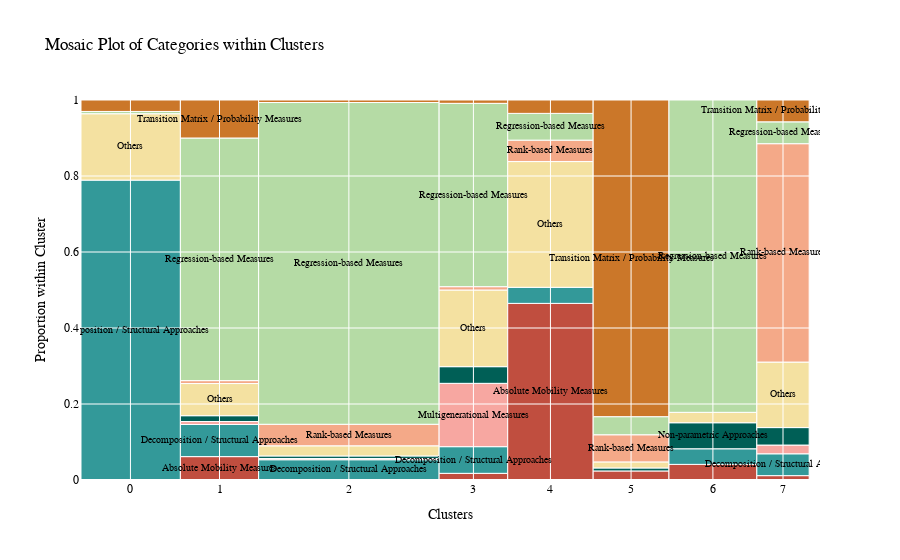

Notebook code cell kept with this figure:
### Code cell
import pandas as pd
import plotly.graph_objects as go

sankey_counts = sankey_long.groupby(['measure_clusters', 'category']).size().reset_index(name='count')
# Normalize within each cluster to get proportions
sankey_counts['proportion'] = sankey_counts.groupby('measure_clusters')['count'].transform(lambda x: x / x.sum())

# Get unique clusters and categories
clusters = sankey_counts['measure_clusters'].unique()
categories = sankey_counts['category'].unique()

import plotly.graph_objects as go
import plotly.colors as pc

# Normalize: Proportions within each cluster
sankey_counts['proportion'] = sankey_counts.groupby('measure_clusters')['count'].transform(lambda x: x / x.sum())

# Compute cluster widths (based on total count per cluster)
cluster_sizes = sankey_counts.groupby('measure_clusters')['count'].sum().reset_index()
cluster_sizes['width'] = cluster_sizes['count'] / cluster_sizes['count'].sum()  # Normalize widths
cluster_width_dict = dict(zip(cluster_sizes['measure_clusters'], cluster_sizes['width']))

# Assign colors (consistent with Sankey diagram)
color_palette = {"Regression‐based Measures": "#B5DBA5",
                 "Rank‐based Measures": "#F4A988",
                 "Transition Matrix / Probability Measures": "#CB7729",
                 "Absolute Mobility Measures": "#C04E3F",
                 "Multigenerational Measures": "#FFC3C2",
                 "Decomposition / Structural Approaches": "#339999",
                 "Non‐parametric Approaches": "#005F56",
                 "Others": "#F4E1A1"}

# if len(sankey_counts['category'].unique()) > len(color_palette):
#     color_palette = pc.qualitative.Dark24
# category_colors = {cat: color_palette[i % len(color_palette)] for i, cat in enumerate(sankey_counts['category'].unique())}

# Initialize plot
fig = go.Figure()

# Track X positions for clusters
x_start = 0

for cluster in cluster_sizes['measure_clusters']:
    cluster_data = sankey_counts[sankey_counts['measure_clusters'] == cluster]
    
    # Set cluster width
    width = cluster_width_dict[cluster]
    
    # Track Y position for categories
    y_start = 0
    for _, row in cluster_data.iterrows():
        proportion = row['proportion']
        category = row['category']
        
        # Define rectangle coordinates
        x_end = x_start + width
        y_end = y_start + proportion

        # Add shape (rectangle)
        fig.add_shape(
            type="rect",
            x0=x_start, x1=x_end,
            y0=y_start, y1=y_end,
            fillcolor=color_palette[category],
            line=dict(color="white", width=1),
            layer="below"
        )

        # Add category text inside the box if space allows
        if proportion > 0.05:  # Adjust this threshold if needed
            # font_size = max(10, proportion * 40)  # Scale text dynamically
            fig.add_trace(go.Scatter(
                x=[(x_start + x_end) / 2],
                y=[(y_start + y_end) / 2],
                text=[category],
                mode="text",
                textposition="middle center",
                textfont=dict(size=10, color="black"),  # Ensure visibility
                showlegend=False
            ))
        
        # Move Y position up
        y_start = y_end
    
    # Move X position right
    x_start = x_end

# Formatting
fig.update_layout(
    title="Mosaic Plot of Categories within Clusters",
    xaxis=dict(title="Clusters", tickmode="array", tickvals=cluster_sizes['width'].cumsum() - cluster_sizes['width'] / 2,
               ticktext=cluster_sizes['measure_clusters']),
    yaxis=dict(title="Proportion within Cluster", range=[0, 1]),
    showlegend=False,  # No need to show individual text items in legend
    plot_bgcolor="rgba(0,0,0,0)",
    font_color="black",
    font_size=12,
    font_family="Times New Roman"
)

# Show plot
fig.show()

### Figure 1 — Plotly figure (JSON) as saved in the notebook; plotly's stock layout.template omitted (floating-point values rounded to 4 significant figures)
{"data": [{"mode": "text", "showlegend": false, "text": ["Decomposition / Structural Approaches"], "textfont": {"color": "black", "size": 10}, "textposition": "middle center", "type": "scatter", "x": [0.06854], "y": [0.3946]}, {"mode": "text", "showlegend": false, "text": ["Others"], "textfont": {"color": "black", "size": 10}, "textposition": "middle center", "type": "scatter", "x": [0.06854], "y": [0.8765]}, {"mode": "text", "showlegend": false, "text": ["Absolute Mobility Measures"], "textfont": {"color": "black", "size": 10}, "textposition": "middle center", "type": "scatter", "x": [0.1908], "y": [0.03077]}, {"mode": "text", "showlegend": false, "text": ["Decomposition / Structural Approaches"], "textfont": {"color": "black", "size": 10}, "textposition": "middle center", "type": "scatter", "x": [0.1908], "y": [0.1038]}, {"mode": "text", "showlegend": false, "text": ["Others"], "textfont": {"color": "black", "size": 10}, "textposition": "middle center", "type": "scatter", "x": [0.1908], "y": [0.2115]}, {"mode": "text", "showlegend": false, "text": ["Regression‐based Measures"], "textfont": {"color": "black", "size": 10}, "textposition": "middle center", "type": "scatter", "x": [0.1908], "y": [0.5808]}, {"mode": "text", "showlegend": false, "text": ["Transition Matrix / Probability Measures"], "textfont": {"color": "black", "size": 10}, "textposition": "middle center", "type": "scatter", "x": [0.1908], "y": [0.95]}, {"mode": "text", "showlegend": false, "text": ["Decomposition / Structural Approaches"], "textfont": {"color": "black", "size": 10}, "textposition": "middle center", "type": "scatter", "x": [0.3683], "y": [0.02667]}, {"mode": "text", "showlegend": false, "text": ["Rank‐based Measures"], "textfont": {"color": "black", "size": 10}, "textposition": "middle center", "type": "scatter", "x": [0.3683], "y": [0.1183]}, {"mode": "text", "showlegend": false, "text": ["Regression‐based Measures"], "textfont": {"color": "black", "size": 10}, "textposition": "middle center", "type": "scatter", "x": [0.3683], "y": [0.57]}, {"mode": "text", "showlegend": false, "text": ["Decomposition / Structural Approaches"], "textfont": {"color": "black", "size": 10}, "textposition": "middle center", "type": "scatter", "x": [0.5392], "y": [0.05263]}, {"mode": "text", "showlegend": false, "text": ["Multigenerational Measures"], "textfont": {"color": "black", "size": 10}, "textposition": "middle center", "type": "scatter", "x": [0.5392], "y": [0.1711]}, {"mode": "text", "showlegend": false, "text": ["Others"], "textfont": {"color": "black", "size": 10}, "textposition": "middle center", "type": "scatter", "x": [0.5392], "y": [0.3991]}, {"mode": "text", "showlegend": false, "text": ["Regression‐based Measures"], "textfont": {"color": "black", "size": 10}, "textposition": "middle center", "type": "scatter", "x": [0.5392], "y": [0.75]}, {"mode": "text", "showlegend": false, "text": ["Absolute Mobility Measures"], "textfont": {"color": "black", "size": 10}, "textposition": "middle center", "type": "scatter", "x": [0.6449], "y": [0.2324]}, {"mode": "text", "showlegend": false, "text": ["Others"], "textfont": {"color": "black", "size": 10}, "textposition": "middle center", "type": "scatter", "x": [0.6449], "y": [0.6725]}, {"mode": "text", "showlegend": false, "text": ["Rank‐based Measures"], "textfont": {"color": "black", "size": 10}, "textposition": "middle center", "type": "scatter", "x": [0.6449], "y": [0.8662]}, {"mode": "text", "showlegend": false, "text": ["Regression‐based Measures"], "textfont": {"color": "black", "size": 10}, "textposition": "middle center", "type": "scatter", "x": [0.6449], "y": [0.9296]}, {"mode": "text", "showlegend": false, "text": ["Rank‐based Measures"], "textfont": {"color": "black", "size": 10}, "textposition": "middle center", "type": "scatter", "x": [0.7556], "y": [0.08333]}, {"mode": "text", "showlegend": false, "text": ["Transition Matrix / Probability Measures"], "textfont": {"color": "black", "size": 10}, "textposition": "middle center", "type": "scatter", "x": [0.7556], "y": [0.5833]}, {"mode": "text", "showlegend": false, "text": ["Non‐parametric Approaches"], "textfont": {"color": "black", "size": 10}, "textposition": "middle center", "type": "scatter", "x": [0.8679], "y": [0.1164]}, {"mode": "text", "showlegend": false, "text": ["Regression‐based Measures"], "textfont": {"color": "black", "size": 10}, "textposition": "middle center", "type": "scatter", "x": [0.8679], "y": [0.589]}, {"mode": "text", "showlegend": false, "text": ["Decomposition / Structural Approaches"], "textfont": {"color": "black", "size": 10}, "textposition": "middle center", "type": "scatter", "x": [0.9641], "y": [0.04023]}, {"mode": "text", "showlegend": false, "text": ["Others"], "textfont": {"color": "black", "size": 10}, "textposition": "middle center", "type": "scatter", "x": [0.9641], "y": [0.2241]}, {"mode": "text", "showlegend": false, "text": ["Rank‐based Measures"], "textfont": {"color": "black", "size": 10}, "textposition": "middle center", "type": "scatter", "x": [0.9641], "y": [0.5977]}, {"mode": "text", "showlegend": false, "text": ["Regression‐based Measures"], "textfont": {"color": "black", "size": 10}, "textposition": "middle center", "type": "scatter", "x": [0.9641], "y": [0.9138]}, {"mode": "text", "showlegend": false, "text": ["Transition Matrix / Probability Measures"], "textfont": {"color": "black", "size": 10}, "textposition": "middle center", "type": "scatter", "x": [0.9641], "y": [0.9713]}], "layout": {"font": {"color": "black", "family": "Times New Roman", "size": 12}, "plot_bgcolor": "rgba(0,0,0,0)", "shapes": [{"fillcolor": "#339999", "layer": "below", "line": {"color": "white", "width": 1}, "type": "rect", "x0": 0, "x1": 0.1371, "y0": 0, "y1": 0.7892}, {"fillcolor": "#F4E1A1", "layer": "below", "line": {"color": "white", "width": 1}, "type": "rect", "x0": 0, "x1": 0.1371, "y0": 0.7892, "y1": 0.9639}, {"fillcolor": "#B5DBA5", "layer": "below", "line": {"color": "white", "width": 1}, "type": "rect", "x0": 0, "x1": 0.1371, "y0": 0.9639, "y1": 0.9699}, {"fillcolor": "#CB7729", "layer": "below", "line": {"color": "white", "width": 1}, "type": "rect", "x0": 0, "x1": 0.1371, "y0": 0.9699, "y1": 1}, {"fillcolor": "#C04E3F", "layer": "below", "line": {"color": "white", "width": 1}, "type": "rect", "x0": 0.1371, "x1": 0.2444, "y0": 0, "y1": 0.06154}, {"fillcolor": "#339999", "layer": "below", "line": {"color": "white", "width": 1}, "type": "rect", "x0": 0.1371, "x1": 0.2444, "y0": 0.06154, "y1": 0.1462}, {"fillcolor": "#F7A7A1", "layer": "below", "line": {"color": "white", "width": 1}, "type": "rect", "x0": 0.1371, "x1": 0.2444, "y0": 0.1462, "y1": 0.1538}, {"fillcolor": "#005F56", "layer": "below", "line": {"color": "white", "width": 1}, "type": "rect", "x0": 0.1371, "x1": 0.2444, "y0": 0.1538, "y1": 0.1692}, {"fillcolor": "#F4E1A1", "layer": "below", "line": {"color": "white", "width": 1}, "type": "rect", "x0": 0.1371, "x1": 0.2444, "y0": 0.1692, "y1": 0.2538}, {"fillcolor": "#F4A988", "layer": "below", "line": {"color": "white", "width": 1}, "type": "rect", "x0": 0.1371, "x1": 0.2444, "y0": 0.2538, "y1": 0.2615}, {"fillcolor": "#B5DBA5", "layer": "below", "line": {"color": "white", "width": 1}, "type": "rect", "x0": 0.1371, "x1": 0.2444, "y0": 0.2615, "y1": 0.9}, {"fillcolor": "#CB7729", "layer": "below", "line": {"color": "white", "width": 1}, "type": "rect", "x0": 0.1371, "x1": 0.2444, "y0": 0.9, "y1": 1.0}, {"fillcolor": "#339999", "layer": "below", "line": {"color": "white", "width": 1}, "type": "rect", "x0": 0.2444, "x1": 0.4922, "y0": 0, "y1": 0.05333}, {"fillcolor": "#F7A7A1", "layer": "below", "line": {"color": "white", "width": 1}, "type": "rect", "x0": 0.2444, "x1": 0.4922, "y0": 0.05333, "y1": 0.05667}, {"fillcolor": "#005F56", "layer": "below", "line": {"color": "white", "width": 1}, "type": "rect", "x0": 0.2444, "x1": 0.4922, "y0": 0.05667, "y1": 0.06333}, {"fillcolor": "#F4E1A1", "layer": "below", "line": {"color": "white", "width": 1}, "type": "rect", "x0": 0.2444, "x1": 0.4922, "y0": 0.06333, "y1": 0.09}, {"fillcolor": "#F4A988", "layer": "below", "line": {"color": "white", "width": 1}, "type": "rect", "x0": 0.2444, "x1": 0.4922, "y0": 0.09, "y1": 0.1467}, {"fillcolor": "#B5DBA5", "layer": "below", "line": {"color": "white", "width": 1}, "type": "rect", "x0": 0.2444, "x1": 0.4922, "y0": 0.1467, "y1": 0.9933}, {"fillcolor": "#CB7729", "layer": "below", "line": {"color": "white", "width": 1}, "type": "rect", "x0": 0.2444, "x1": 0.4922, "y0": 0.9933, "y1": 1}, {"fillcolor": "#C04E3F", "layer": "below", "line": {"color": "white", "width": 1}, "type": "rect", "x0": 0.4922, "x1": 0.5863, "y0": 0, "y1": 0.01754}, {"fillcolor": "#339999", "layer": "below", "line": {"color": "white", "width": 1}, "type": "rect", "x0": 0.4922, "x1": 0.5863, "y0": 0.01754, "y1": 0.08772}, {"fillcolor": "#F7A7A1", "layer": "below", "line": {"color": "white", "width": 1}, "type": "rect", "x0": 0.4922, "x1": 0.5863, "y0": 0.08772, "y1": 0.2544}, {"fillcolor": "#005F56", "layer": "below", "line": {"color": "white", "width": 1}, "type": "rect", "x0": 0.4922, "x1": 0.5863, "y0": 0.2544, "y1": 0.2982}, {"fillcolor": "#F4E1A1", "layer": "below", "line": {"color": "white", "width": 1}, "type": "rect", "x0": 0.4922, "x1": 0.5863, "y0": 0.2982, "y1": 0.5}, {"fillcolor": "#F4A988", "layer": "below", "line": {"color": "white", "width": 1}, "type": "rect", "x0": 0.4922, "x1": 0.5863, "y0": 0.5, "y1": 0.5088}, {"fillcolor": "#B5DBA5", "layer": "below", "line": {"color": "white", "width": 1}, "type": "rect", "x0": 0.4922, "x1": 0.5863, "y0": 0.5088, "y1": 0.9912}, {"fillcolor": "#CB7729", "layer": "below", "line": {"color": "white", "width": 1}, "type": "rect", "x0": 0.4922, "x1": 0.5863, "y0": 0.9912, "y1": 1}, {"fillcolor": "#C04E3F", "layer": "below", "line": {"color": "white", "width": 1}, "type": "rect", "x0": 0.5863, "x1": 0.7036, "y0": 0, "y1": 0.4648}, {"fillcolor": "#339999", "layer": "below", "line": {"color": "white", "width": 1}, "type": "rect", "x0": 0.5863, "x1": 0.7036, "y0": 0.4648, "y1": 0.507}, {"fillcolor": "#F4E1A1", "layer": "below", "line": {"color": "white", "width": 1}, "type": "rect", "x0": 0.5863, "x1": 0.7036, "y0": 0.507, "y1": 0.838}, {"fillcolor": "#F4A988", "layer": "below", "line": {"color": "white", "width": 1}, "type": "rect", "x0": 0.5863, "x1": 0.7036, "y0": 0.838, "y1": 0.8944}, {"fillcolor": "#B5DBA5", "layer": "below", "line": {"color": "white", "width": 1}, "type": "rect", "x0": 0.5863, "x1": 0.7036, "y0": 0.8944, "y1": 0.9648}, {"fillcolor": "#CB7729", "layer": "below", "line": {"color": "white", "width": 1}, "type": "rect", "x0": 0.5863, "x1": 0.7036, "y0": 0.9648, "y1": 1}, {"fillcolor": "#C04E3F", "layer": "below", "line": {"color": "white", "width": 1}, "type": "rect", "x0": 0.7036, "x1": 0.8076, "y0": 0, "y1": 0.02381}, {"fillcolor": "#005F56", "layer": "below", "line": {"color": "white", "width": 1}, "type": "rect", "x0": 0.7036, "x1": 0.8076, "y0": 0.02381, "y1": 0.03175}, {"fillcolor": "#F4E1A1", "layer": "below", "line": {"color": "white", "width": 1}, "type": "rect", "x0": 0.7036, "x1": 0.8076, "y0": 0.03175, "y1": 0.04762}, {"fillcolor": "#F4A988", "layer": "below", "line": {"color": "white", "width": 1}, "type": "rect", "x0": 0.7036, "x1": 0.8076, "y0": 0.04762, "y1": 0.119}, {"fillcolor": "#B5DBA5", "layer": "below", "line": {"color": "white", "width": 1}, "type": "rect", "x0": 0.7036, "x1": 0.8076, "y0": 0.119, "y1": 0.1667}, {"fillcolor": "#CB7729", "layer": "below", "line": {"color": "white", "width": 1}, "type": "rect", "x0": 0.7036, "x1": 0.8076, "y0": 0.1667, "y1": 1}, {"fillcolor": "#C04E3F", "layer": "below", "line": {"color": "white", "width": 1}, "type": "rect", "x0": 0.8076, "x1": 0.9282, "y0": 0, "y1": 0.0411}, {"fillcolor": "#339999", "layer": "below", "line": {"color": "white", "width": 1}, "type": "rect", "x0": 0.8076, "x1": 0.9282, "y0": 0.0411, "y1": 0.08219}, {"fillcolor": "#005F56", "layer": "below", "line": {"color": "white", "width": 1}, "type": "rect", "x0": 0.8076, "x1": 0.9282, "y0": 0.08219, "y1": 0.1507}, {"fillcolor": "#F4E1A1", "layer": "below", "line": {"color": "white", "width": 1}, "type": "rect", "x0": 0.8076, "x1": 0.9282, "y0": 0.1507, "y1": 0.1781}, {"fillcolor": "#B5DBA5", "layer": "below", "line": {"color": "white", "width": 1}, "type": "rect", "x0": 0.8076, "x1": 0.9282, "y0": 0.1781, "y1": 1}, {"fillcolor": "#C04E3F", "layer": "below", "line": {"color": "white", "width": 1}, "type": "rect", "x0": 0.9282, "x1": 1, "y0": 0, "y1": 0.01149}, {"fillcolor": "#339999", "layer": "below", "line": {"color": "white", "width": 1}, "type": "rect", "x0": 0.9282, "x1": 1, "y0": 0.01149, "y1": 0.06897}, {"fillcolor": "#F7A7A1", "layer": "below", "line": {"color": "white", "width": 1}, "type": "rect", "x0": 0.9282, "x1": 1, "y0": 0.06897, "y1": 0.09195}, {"fillcolor": "#005F56", "layer": "below", "line": {"color": "white", "width": 1}, "type": "rect", "x0": 0.9282, "x1": 1, "y0": 0.09195, "y1": 0.1379}, {"fillcolor": "#F4E1A1", "layer": "below", "line": {"color": "white", "width": 1}, "type": "rect", "x0": 0.9282, "x1": 1, "y0": 0.1379, "y1": 0.3103}, {"fillcolor": "#F4A988", "layer": "below", "line": {"color": "white", "width": 1}, "type": "rect", "x0": 0.9282, "x1": 1, "y0": 0.3103, "y1": 0.8851}, {"fillcolor": "#B5DBA5", "layer": "below", "line": {"color": "white", "width": 1}, "type": "rect", "x0": 0.9282, "x1": 1, "y0": 0.8851, "y1": 0.9425}, {"fillcolor": "#CB7729", "layer": "below", "line": {"color": "white", "width": 1}, "type": "rect", "x0": 0.9282, "x1": 1, "y0": 0.9425, "y1": 1}], "showlegend": false, "title": {"text": "Mosaic Plot of Categories within Clusters"}, "xaxis": {"tickmode": "array", "ticktext": [0, 1, 2, 3, 4, 5, 6, 7], "tickvals": [0.06854, 0.1908, 0.3683, 0.5392, 0.6449, 0.7556, 0.8679, 0.9641], "title": {"text": "Clusters"}}, "yaxis": {"range": [0, 1], "title": {"text": "Proportion within Cluster"}}}}
